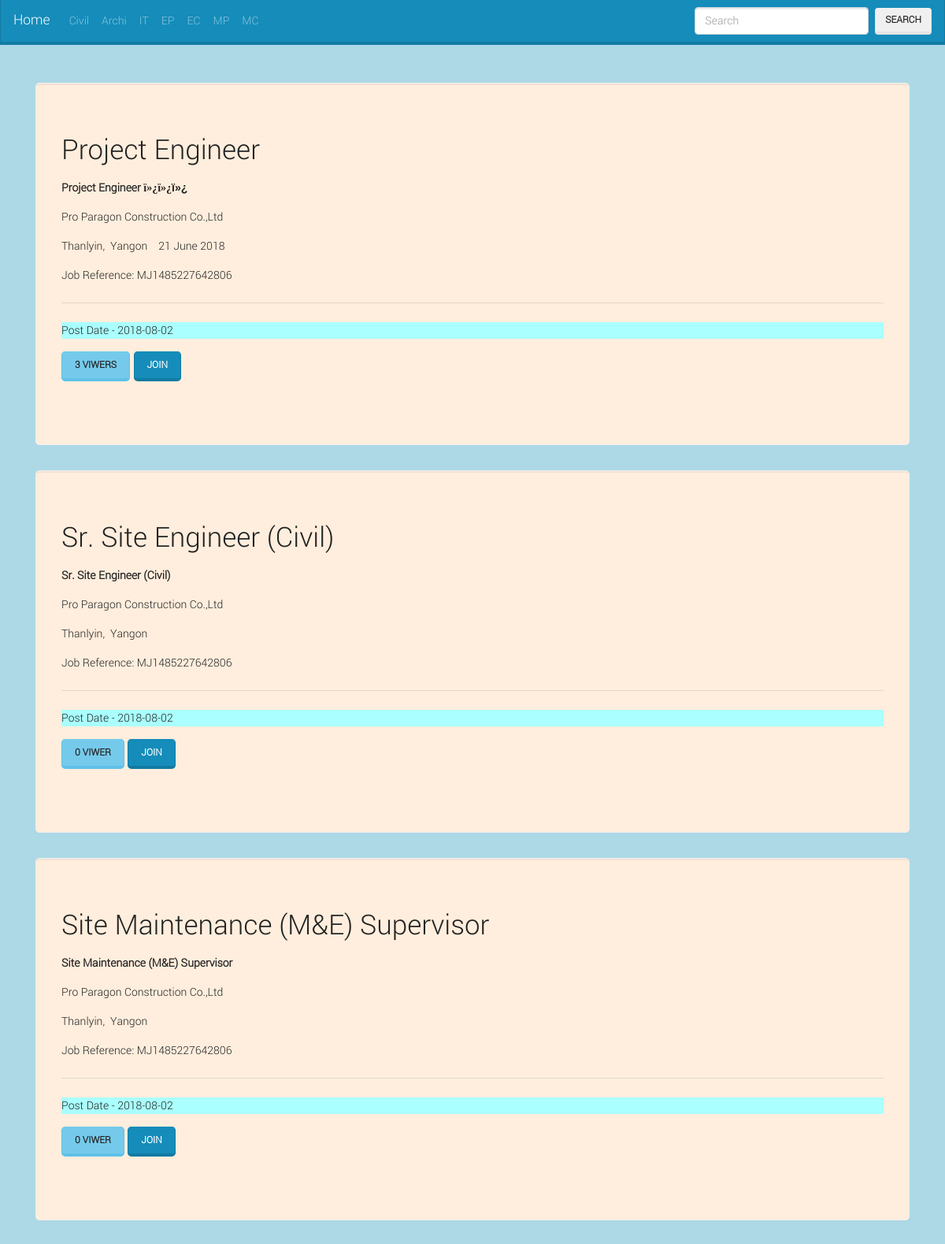
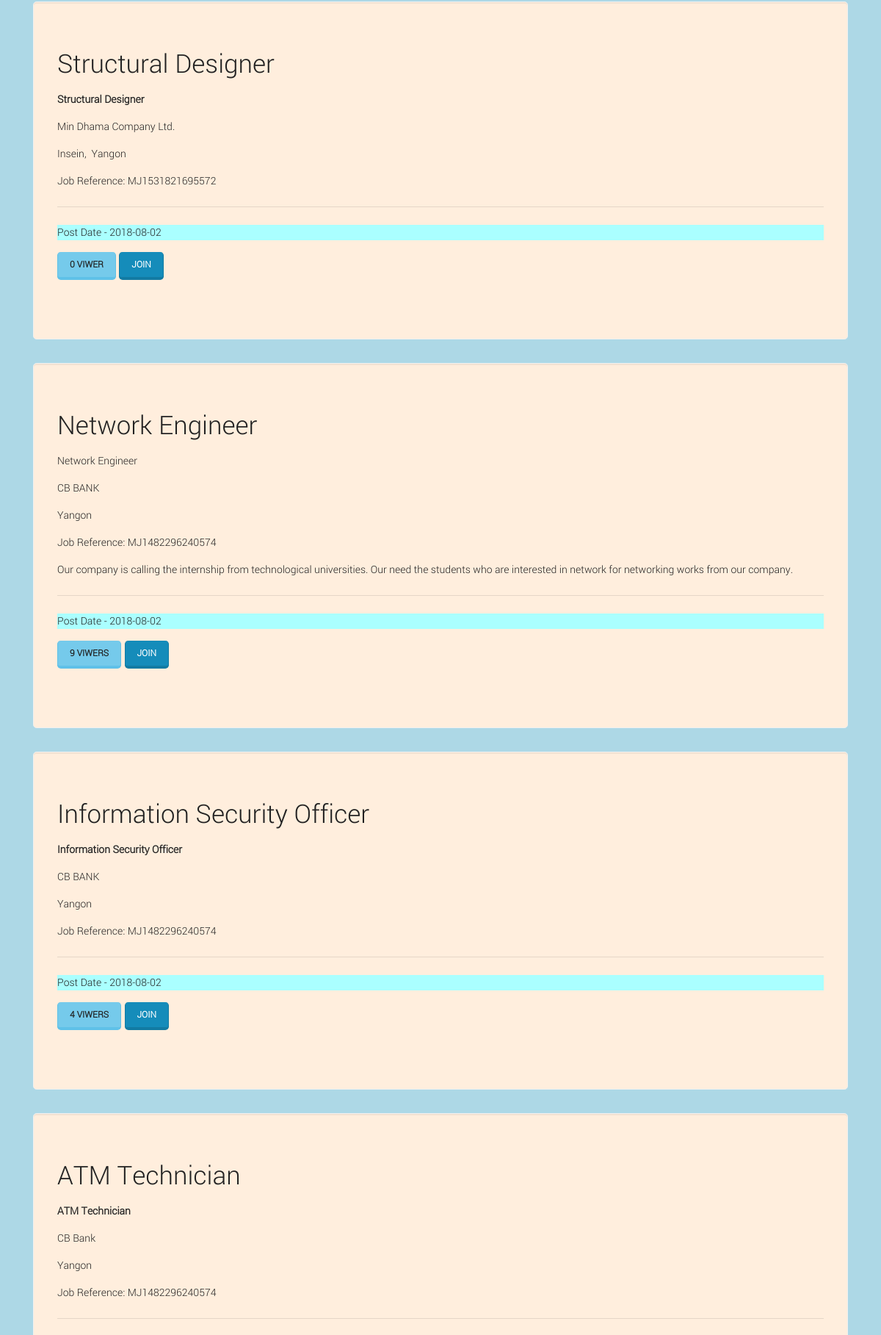
The app's page /detail.php (upper part) with its own data (2 pictures, top to bottom).
### tables this page shows
CREATE TABLE `menu` (
  `m_id` int(11) NOT NULL,
  `m_name` varchar(50) NOT NULL,
  `m_code` varchar(64) NOT NULL,
  `m_status` int(1) NOT NULL DEFAULT '1',
  `m_count` int(11) NOT NULL
);

CREATE TABLE `posts` (
  `p_id` int(11) NOT NULL,
  `p_title` varchar(255) NOT NULL,
  `p_menu` varchar(64) NOT NULL,
  `p_body` text NOT NULL,
  `p_interview` date NOT NULL,
  `p_user` varchar(255) NOT NULL,
  `p_time` timestamp NOT NULL DEFAULT CURRENT_TIMESTAMP,
  `p_count` int(11) NOT NULL,
  `p_code` varchar(64) NOT NULL
);

### includes/base.php (called while the page is built, shortened)
<?php
	$url = "http://localhost/ims";
 ?>

### detail.php (the view, shortened to what this page needs)
<?php include "includes/head.php" ?>
	<div class="container">
		<div class="row">
			<div class="col-12 py-5">
				<?php
					if (isset($_GET["post"])) {
						$sql = "SELECT * FROM posts WHERE p_code = '$post'";
					}else{
						$sql = "SELECT * FROM posts";
					}
					$query=mysqli_query($con,$sql);
					while($post = mysqli_fetch_assoc($query)){
						$post_time = explode(" ", $post["p_time"]);
						$date = $post_time[0];
						$p_count = $post["p_count"];
						$p_viwer = $post["p_count"]>1?"viwers":"viwer";
						$viwer_count = $p_count." ".$p_viwer;
				 ?>
				<div class="jumbotron" style="background-color: #ffeedd;">
				  <h1 class="card-title"><?php echo $post["p_title"]; ?></h1>
				  <p class="lead"><?php echo html_entity_decode($post["p_body"]); ?></p>
				  <hr class="my-4">
				  <p style="background-color: #aaffff;">Post Date - <?php echo $date; ?></p>
				  <p class="lead">
				    <a class="btn btn-info btn-lg" role="button"><?php echo $viwer_count;  ?></a>
				    <?php
				    	if (isset($_SESSION["role"])) {
				    		if ($_SESSION["role"] == 2) {
				    			echo '<a href="user/join.php?post_id='.$post["p_code"].'&company_id='.$post['p_user'].'" class="btn btn-primary btn-lg" target="_blink" role="button">join</a>';
				    		}
				    	}else{
				    		echo '<a href="login.php" target="_blink" class="btn btn-primary btn-lg" role="button">join</a>';
				    	}
				     ?>
				  </p>
				</div>
				<?php } ?>
			</div>
		</div>
	</div>
<?php include "includes/footer.php" ?>

### includes/head.php (shortened to what this page needs)
<?php
	include "base.php";
 ?>
<!DOCTYPE html>
<html>
<head>
	<link rel="stylesheet" type="text/css" href="<?php echo $url; ?>/assets/css/bootstrap.min.css">
	<link rel="stylesheet" type="text/css" href="<?php echo $url; ?>/assets/css/font-awesome.css">
	<link rel="stylesheet" type="text/css" href="<?php echo $url; ?>/assets/css/style.css">
</head>
<body>
	<nav class="navbar navbar-expand-lg navbar-dark bg-primary">
	  <a class="navbar-brand" href="<?php echo $url; ?>">Home</a>
	  <div class="collapse navbar-collapse" id="navbarColor01">
	    <ul class="navbar-nav mr-auto">
	      <?php
	      	$sql = "SELECT * FROM menu WHERE m_status=1";
	      	$query = mysqli_query($con,$sql);
	      	while($menu = mysqli_fetch_assoc($query)){
	       ?>
	      <li class="nav-item">
	        <a class="nav-link" href="<?php echo $url.'?menu='.$menu['m_code'] ?>"><?php echo $menu["m_name"] ?></a>
	      </li>
	  	  <?php } ?>
	    </ul>
	    <form method="post" action="search.php" class="form-inline my-2 my-lg-0">
	      <input class="form-control mr-sm-2" name="search_key" placeholder="Search" type="text">
	      <button class="btn btn-secondary my-2 my-sm-0" type="submit">Search</button>
	    </form>
	  </div>
	</nav>

### assets/css/style.css (style rules this page uses)
* { font-family: 'mms2'; }
body { background: lightblue; }

### records on screen
menu: m_name "Civil"
menu: m_name "Archi"
menu: m_name "IT"
menu: m_name "EP"
menu: m_name "EC"
menu: m_name "MP"
menu: m_name "MC"
posts: p_title "Project Engineer", p_body "Project Engineer ï»¿ ï»¿ ï»¿ Pro Paragon Construction Co.,Ltd Thanlyin, Yangon 21 June 2018 Job Reference: MJ1485227642806", p_time "2018-08-02", p_count "3 VIWERS", shows "JOIN"
posts: p_title "Sr. Site Engineer (Civil)", p_body "Sr. Site Engineer (Civil) Pro Paragon Construction Co.,Ltd Thanlyin, Yangon Job Reference: MJ1485227642806", p_time "2018-08-02", p_count "0 VIWER", shows "JOIN"
posts: p_title "Site Maintenance (M&E) Supervisor", p_body "Site Maintenance (M&E) Supervisor Pro Paragon Construction Co.,Ltd Thanlyin, Yangon Job Reference: MJ1485227642806", p_time "2018-08-02", p_count "0 VIWER", shows "JOIN"
posts: p_title "Structural Designer", p_body "Structural Designer Min Dhama Company Ltd. Insein, Yangon Job Reference: MJ1531821695572", p_time "2018-08-02", p_count "0 VIWER", shows "JOIN"
posts: p_title "Network Engineer", p_body "Network Engineer CB BANK Yangon Job Reference: MJ1482296240574 Our company is calling the internship from technological universities. Our need the students who are interested in network for networking works from our company.", p_time "2018-08-02", p_count "9 VIWERS", shows "JOIN"
posts: p_title "Information Security Officer", p_body "Information Security Officer CB BANK Yangon Job Reference: MJ1482296240574", p_time "2018-08-02", p_count "4 VIWERS", shows "JOIN"
posts: p_title "ATM Technician", p_body "ATM Technician CB Bank Yangon Job Reference: MJ1482296240574"
